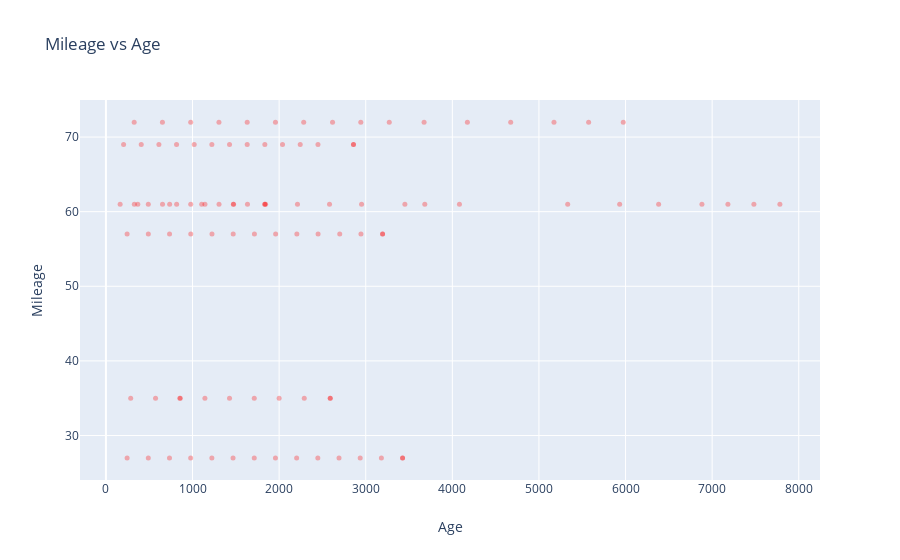

The code cell stored with this chart in its notebook:
### Code cell
trace0=go.Scatter(
        y=df.head(100).age,
        x=df.head(100).cumulated_payments,
        mode='markers',
        marker=dict(
        color="red",
        size=5,
        opacity=0.3
        ),
       
    )








data=[trace0]
figure=go.Figure(
    data=data,
    layout=go.Layout(
        title="Mileage vs Age",
        yaxis=dict(title="Mileage"),
        xaxis=dict(title="Age")

    
    ))
iplot(figure)

### Figure 1 — Plotly figure (JSON) as saved in the notebook; plotly's stock layout.template omitted (floating-point values rounded to 4 significant figures)
{"data": [{"marker": {"color": "red", "opacity": 0.3, "size": 5}, "mode": "markers", "type": "scatter", "x": [244.7, 489.7, 734.7, 979.7, 1225.0, 1470.0, 1715.0, 1960.0, 2205.0, 2450.0, 2700.0, 2945.0, 3195.0, 3195.0, 244.7, 489.4, 734.0, 978.7, 1223.0, 1468.0, 1713.0, 1957.0, 2202.0, 2447.0, 2691.0, 2936.0, 3181.0, 3426.0, 3426.0, 164, 328, 489.4, 653.4, 816.4, 979.4, 1143.0, 1306.0, 1471.0, 1635.0, 1835.0, 1835.0, 286, 573, 853, 859, 1143, 1427, 1713, 2000, 2290, 2590, 2590, 203.9, 407.8, 611.7, 815.6, 1020.0, 1223.0, 1427.0, 1631.0, 1835.0, 2039, 2244.0, 2449.0, 2859.0, 2859.0, 368, 736, 1106, 1474, 1844, 2212, 2582, 2952, 3452, 3682, 4082, 5332, 5932, 6382, 6882, 7182, 7482, 7782, 326.2, 652.5, 978.8, 1305, 1631.0, 1958.0, 2284.0, 2617.0, 2943, 3272.0, 3674.0, 4174.0, 4674.0, 5174.0, 5574.0, 5974.0], "y": [57, 57, 57, 57, 57, 57, 57, 57, 57, 57, 57, 57, 57, 57, 27, 27, 27, 27, 27, 27, 27, 27, 27, 27, 27, 27, 27, 27, 27, 61, 61, 61, 61, 61, 61, 61, 61, 61, 61, 61, 61, 35, 35, 35, 35, 35, 35, 35, 35, 35, 35, 35, 69, 69, 69, 69, 69, 69, 69, 69, 69, 69, 69, 69, 69, 69, 61, 61, 61, 61, 61, 61, 61, 61, 61, 61, 61, 61, 61, 61, 61, 61, 61, 61, 72, 72, 72, 72, 72, 72, 72, 72, 72, 72, 72, 72, 72, 72, 72, 72]}], "layout": {"title": {"text": "Mileage vs Age"}, "xaxis": {"title": {"text": "Age"}}, "yaxis": {"title": {"text": "Mileage"}}}}
